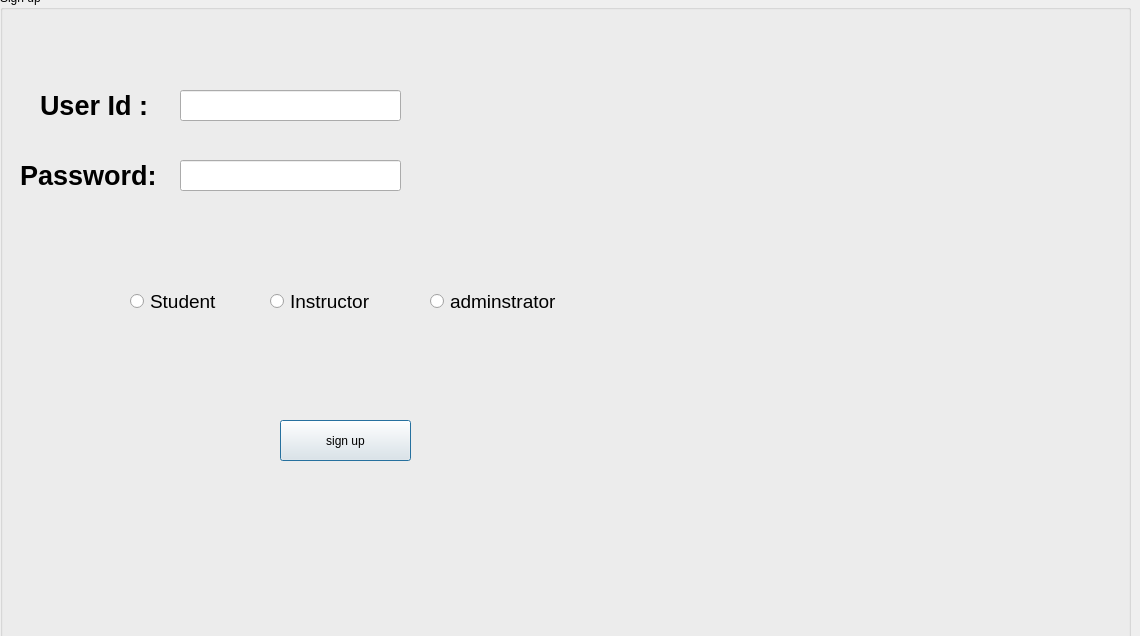
<?xml version="1.0" encoding="UTF-8"?>
<ui version="4.0">
 <class>Signup2</class>
 <widget class="QDialog" name="Signup2">
  <property name="geometry">
   <rect>
    <x>0</x>
    <y>0</y>
    <width>1140</width>
    <height>636</height>
   </rect>
  </property>
  <property name="windowTitle">
   <string>Dialog</string>
  </property>
  <widget class="QGroupBox" name="groupBox">
   <property name="geometry">
    <rect>
     <x>0</x>
     <y>-10</y>
     <width>1131</width>
     <height>701</height>
    </rect>
   </property>
   <property name="autoFillBackground">
    <bool>false</bool>
   </property>
   <property name="title">
    <string>Sign up</string>
   </property>
   <widget class="QPushButton" name="signUp_4">
    <property name="geometry">
     <rect>
      <x>280</x>
      <y>430</y>
      <width>131</width>
      <height>41</height>
     </rect>
    </property>
    <property name="text">
     <string>sign up</string>
    </property>
   </widget>
   <widget class="QLabel" name="label_11">
    <property name="geometry">
     <rect>
      <x>20</x>
      <y>160</y>
      <width>161</width>
      <height>51</height>
     </rect>
    </property>
    <property name="font">
     <font>
      <pointsize>20</pointsize>
      <bold>true</bold>
     </font>
    </property>
    <property name="text">
     <string>Password:  </string>
    </property>
   </widget>
   <widget class="QRadioButton" name="student_4">
    <property name="geometry">
     <rect>
      <x>130</x>
      <y>300</y>
      <width>101</width>
      <height>22</height>
     </rect>
    </property>
    <property name="font">
     <font>
      <pointsize>14</pointsize>
     </font>
    </property>
    <property name="text">
     <string>Student</string>
    </property>
   </widget>
   <widget class="QRadioButton" name="instractur_4">
    <property name="geometry">
     <rect>
      <x>270</x>
      <y>300</y>
      <width>131</width>
      <height>22</height>
     </rect>
    </property>
    <property name="font">
     <font>
      <pointsize>14</pointsize>
     </font>
    </property>
    <property name="text">
     <string>Instructor</string>
    </property>
   </widget>
   <widget class="QRadioButton" name="admin_4">
    <property name="geometry">
     <rect>
      <x>430</x>
      <y>300</y>
      <width>161</width>
      <height>22</height>
     </rect>
    </property>
    <property name="font">
     <font>
      <pointsize>14</pointsize>
     </font>
    </property>
    <property name="text">
     <string>adminstrator</string>
    </property>
   </widget>
   <widget class="QLabel" name="label_12">
    <property name="geometry">
     <rect>
      <x>40</x>
      <y>90</y>
      <width>141</width>
      <height>51</height>
     </rect>
    </property>
    <property name="font">
     <font>
      <pointsize>20</pointsize>
      <bold>true</bold>
     </font>
    </property>
    <property name="text">
     <string>User Id : </string>
    </property>
   </widget>
   <widget class="QLineEdit" name="userId_4">
    <property name="geometry">
     <rect>
      <x>180</x>
      <y>100</y>
      <width>221</width>
      <height>31</height>
     </rect>
    </property>
    <property name="text">
     <string/>
    </property>
   </widget>
   <widget class="QLineEdit" name="password_4">
    <property name="geometry">
     <rect>
      <x>180</x>
      <y>170</y>
      <width>221</width>
      <height>31</height>
     </rect>
    </property>
    <property name="echoMode">
     <enum>QLineEdit::Password</enum>
    </property>
   </widget>
   <widget class="QLabel" name="label">
    <property name="geometry">
     <rect>
      <x>860</x>
      <y>20</y>
      <width>281</width>
      <height>661</height>
     </rect>
    </property>
    <property name="text">
     <string/>
    </property>
    <property name="pixmap">
     <pixmap>C:/Users/Yassin/Pictures/Screenshot 2024-05-25 185259.png</pixmap>
    </property>
   </widget>
   <widget class="QLabel" name="label_2">
    <property name="geometry">
     <rect>
      <x>130</x>
      <y>330</y>
      <width>101</width>
      <height>71</height>
     </rect>
    </property>
    <property name="text">
     <string/>
    </property>
    <property name="pixmap">
     <pixmap>C:/Users/Yassin/Pictures/Screenshots/Screenshot 2024-05-25 192306.png</pixmap>
    </property>
   </widget>
   <widget class="QLabel" name="label_3">
    <property name="geometry">
     <rect>
      <x>290</x>
      <y>330</y>
      <width>101</width>
      <height>71</height>
     </rect>
    </property>
    <property name="text">
     <string/>
    </property>
    <property name="pixmap">
     <pixmap>C:/Users/Yassin/Pictures/Screenshots/Screenshot 2024-05-25 192513.png</pixmap>
    </property>
   </widget>
   <widget class="QLabel" name="label_4">
    <property name="geometry">
     <rect>
      <x>480</x>
      <y>330</y>
      <width>91</width>
      <height>71</height>
     </rect>
    </property>
    <property name="text">
     <string/>
    </property>
    <property name="pixmap">
     <pixmap>C:/Users/Yassin/Pictures/Screenshots/Screenshot 2024-05-25 192930.png</pixmap>
    </property>
   </widget>
  </widget>
 </widget>
 <resources/>
 <connections/>
</ui>
